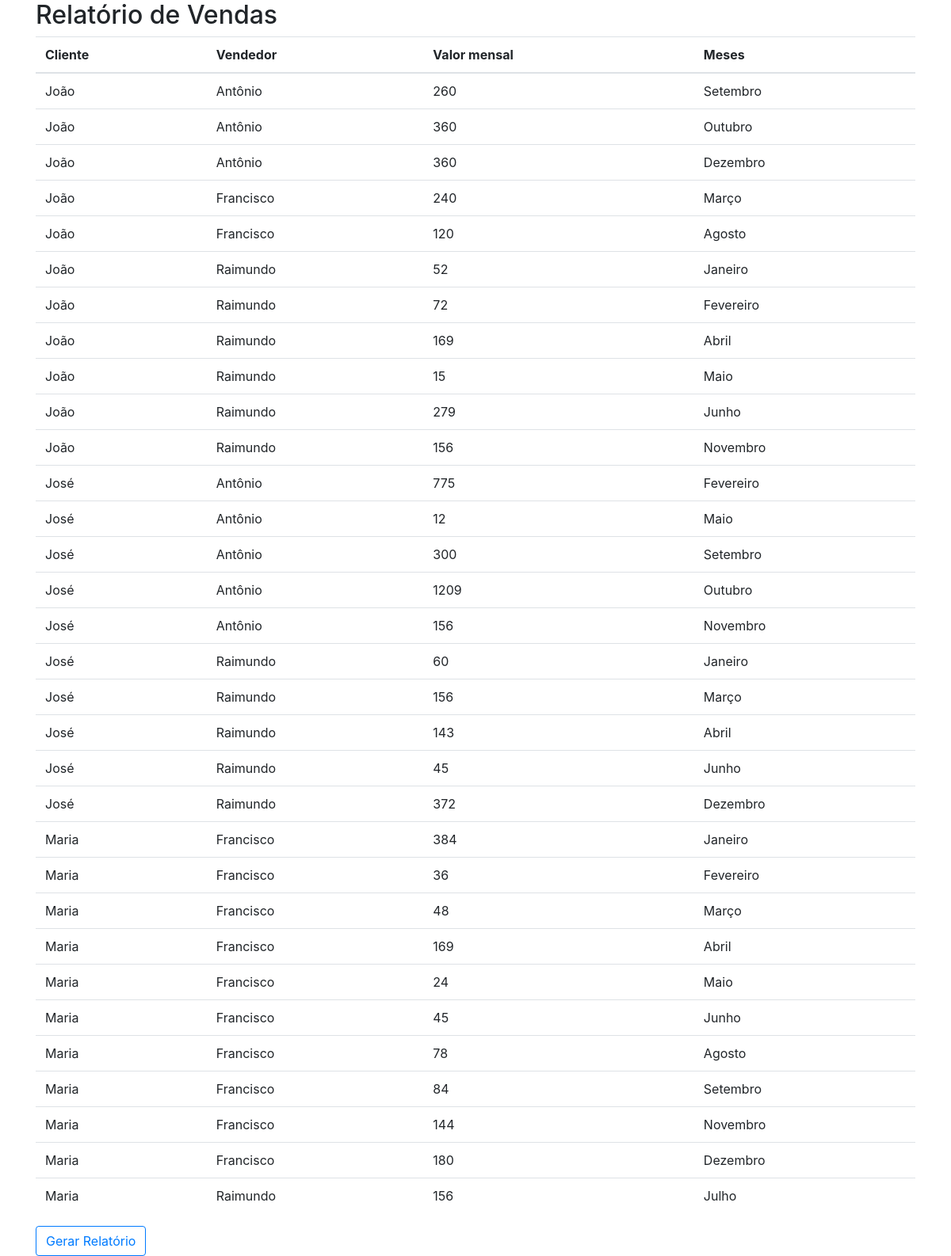
The page / on the database its author committed.
### tables this page shows
CREATE TABLE `transacaoitem` (
  `idtransacaoitem` int(11) NOT NULL,
  `idtransacao` int(11) NOT NULL,
  `iditem` int(11) NOT NULL,
  `quantidade` int(11) NOT NULL
);

CREATE TABLE `transacao` (
  `idtransacao` int(11) NOT NULL,
  `idcliente` int(11) NOT NULL,
  `idvendedor` int(11) NOT NULL,
  `data` date NOT NULL,
  `tipotransacao` int(11) NOT NULL
);

CREATE TABLE `item` (
  `iditem` int(11) NOT NULL,
  `descricao` varchar(50) NOT NULL,
  `quantidade` int(11) NOT NULL,
  `valor` double NOT NULL,
  `tipoitem` int(11) NOT NULL
);

### index.php (the view, shortened to what this page needs)
<html>
<head>
 	<link rel="stylesheet" href="https://maxcdn.bootstrapcdn.com/bootstrap/4.1.3/css/bootstrap.min.css">
</head>
<body>
  <div class="container">
	<table class="table table-hover">
    	<header>
      		<h2>Relatório de Vendas </h2>
    	</header>
    	<thead>
      		<tr>
        		<th scope="col">Cliente</th>
        		<th scope="col">Vendedor</th>
        		<th scope="col">Valor mensal</th>
        		<th scope="col">Meses</th>
      		</tr>
    	</thead>
     	<?php
    	include 'conexao.php';
    	@$query = mysqli_query($link, "SELECT i.valor, ti.quantidade, t.data, t.idcliente, t.idvendedor FROM item i
    	INNER JOIN transacaoitem ti ON ti.iditem = i.iditem
    	INNER JOIN transacao t ON t.idtransacao = ti.idtransacao");
    	while($row = mysqli_fetch_assoc($query)){
    		$data = $row['data'];
    		$mes = $data[5].$data[6];
    		$valor = $row['valor'];
    		$quantidade = $row['quantidade'];
    		$calculomensal = $valor * $quantidade;
    	    if ($row['idcliente'] == 1) {
    			$cliente = "Maria";
    		}elseif ($row['idcliente'] == 2) {
    			$cliente = "José";
    		}elseif ($row['idcliente'] == 3) {
    			$cliente = "João";
    		}
			if ($row['idvendedor'] == 1) {
    			$vendedor = "Antônio";
    		}elseif ($row['idvendedor'] == 2) {
    			$vendedor = "Francisco";
    		}elseif ($row['idvendedor'] == 3) {
    			$vendedor = "Raimundo";
    		}
    		if ($mes == 1) {
    			$mes = "Janeiro";
    		}elseif ($mes == 2) {
    			$mes = "Fevereiro";
    		}elseif ($mes == 3) {
    			$mes = "Março";
    		}elseif ($mes == 4) {
    			$mes = "Abril";
    		}elseif ($mes == 5) {
    			$mes = "Maio";
    		}elseif ($mes == 6) {
    			$mes = "Junho";
    		}elseif ($mes == 7) {
    			$mes = "Julho";
    		}elseif ($mes == 8) {
    			$mes = "Agosto";
    		}elseif ($mes == 9) {
    			$mes = "Setembro";
    		}elseif ($mes == 10) {
    			$mes = "Outubro";
    		}elseif ($mes == 11) {
    			$mes = "Novembro";
    		}elseif ($mes == 12) {
    			$mes = "Dezembro";
    		}
    		echo "<tr>";
    		echo "<td>".$cliente."</td>";
    		echo "<td>".$vendedor."</td>";
    		echo "<td>".$calculomensal."</td>";
    		echo "<td>".$mes."</td>";
    		echo "</tr>";
    	}
	?>
  	</table>
  	<a href="relatorio.php">
  		<button class='btn btn-outline-primary'>Gerar Relatório</button>
  	</a>
</div>
</body>
</html>

### rows shown on the page
transacaoitem: idtransacao.idcliente "João", idtransacao.idvendedor "Antônio", calculomensal "260", idtransacao.data "Setembro"
transacaoitem: idtransacao.idcliente "João", idtransacao.idvendedor "Antônio", calculomensal "360", idtransacao.data "Outubro"
transacaoitem: idtransacao.idcliente "João", idtransacao.idvendedor "Antônio", calculomensal "360", idtransacao.data "Dezembro"
transacaoitem: idtransacao.idcliente "João", idtransacao.idvendedor "Francisco", calculomensal "240", idtransacao.data "Março"
transacaoitem: idtransacao.idcliente "João", idtransacao.idvendedor "Francisco", calculomensal "120", idtransacao.data "Agosto"
transacaoitem: idtransacao.idcliente "João", idtransacao.idvendedor "Raimundo", calculomensal "52", idtransacao.data "Janeiro"
transacaoitem: idtransacao.idcliente "João", idtransacao.idvendedor "Raimundo", calculomensal "72", idtransacao.data "Fevereiro"
transacaoitem: idtransacao.idcliente "João", idtransacao.idvendedor "Raimundo", calculomensal "169", idtransacao.data "Abril"
transacaoitem: idtransacao.idcliente "João", idtransacao.idvendedor "Raimundo", iditem.valor "15", idtransacao.data "Maio"
transacaoitem: idtransacao.idcliente "João", idtransacao.idvendedor "Raimundo", calculomensal "279", idtransacao.data "Junho"
transacaoitem: idtransacao.idcliente "João", idtransacao.idvendedor "Raimundo", calculomensal "156", idtransacao.data "Novembro"
transacaoitem: idtransacao.idcliente "José", idtransacao.idvendedor "Antônio", calculomensal "775", idtransacao.data "Fevereiro"
transacaoitem: idtransacao.idcliente "José", idtransacao.idvendedor "Antônio", iditem.valor "12", idtransacao.data "Maio"
transacaoitem: idtransacao.idcliente "José", idtransacao.idvendedor "Antônio", calculomensal "300", idtransacao.data "Setembro"
transacaoitem: idtransacao.idcliente "José", idtransacao.idvendedor "Antônio", calculomensal "1209", idtransacao.data "Outubro"
transacaoitem: idtransacao.idcliente "José", idtransacao.idvendedor "Antônio", calculomensal "156", idtransacao.data "Novembro"
transacaoitem: idtransacao.idcliente "José", idtransacao.idvendedor "Raimundo", calculomensal "60", idtransacao.data "Janeiro"
transacaoitem: idtransacao.idcliente "José", idtransacao.idvendedor "Raimundo", calculomensal "156", idtransacao.data "Março"
transacaoitem: idtransacao.idcliente "José", idtransacao.idvendedor "Raimundo", calculomensal "143", idtransacao.data "Abril"
transacaoitem: idtransacao.idcliente "José", idtransacao.idvendedor "Raimundo", calculomensal "45", idtransacao.data "Junho"
transacaoitem: idtransacao.idcliente "José", idtransacao.idvendedor "Raimundo", calculomensal "372", idtransacao.data "Dezembro"
transacaoitem: idtransacao.idcliente "Maria", idtransacao.idvendedor "Francisco", calculomensal "384", idtransacao.data "Janeiro"
transacaoitem: idtransacao.idcliente "Maria", idtransacao.idvendedor "Francisco", calculomensal "36", idtransacao.data "Fevereiro"
transacaoitem: idtransacao.idcliente "Maria", idtransacao.idvendedor "Francisco", calculomensal "48", idtransacao.data "Março"
transacaoitem: idtransacao.idcliente "Maria", idtransacao.idvendedor "Francisco", calculomensal "169", idtransacao.data "Abril"
transacaoitem: idtransacao.idcliente "Maria", idtransacao.idvendedor "Francisco", calculomensal "24", idtransacao.data "Maio"
transacaoitem: idtransacao.idcliente "Maria", idtransacao.idvendedor "Francisco", calculomensal "45", idtransacao.data "Junho"
transacaoitem: idtransacao.idcliente "Maria", idtransacao.idvendedor "Francisco", calculomensal "78", idtransacao.data "Agosto"
transacaoitem: idtransacao.idcliente "Maria", idtransacao.idvendedor "Francisco", calculomensal "84", idtransacao.data "Setembro"
transacaoitem: idtransacao.idcliente "Maria", idtransacao.idvendedor "Francisco", calculomensal "144", idtransacao.data "Novembro"
transacaoitem: idtransacao.idcliente "Maria", idtransacao.idvendedor "Francisco", calculomensal "180", idtransacao.data "Dezembro"
transacaoitem: idtransacao.idcliente "Maria", idtransacao.idvendedor "Raimundo", calculomensal "156", idtransacao.data "Julho"
